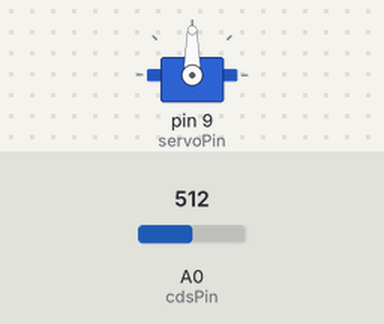
A sketch run on a simulated Arduino Uno, built with avr-gcc and run on an emulated ATmega328P. Shown: servo. The inputs (shaded band) are chosen by the test bench; at power-on: A0 (cdsPin) = 512.

Above: at 1.2 s.
1.3 s: A0 (cdsPin) set to 716
At 2.5 s:
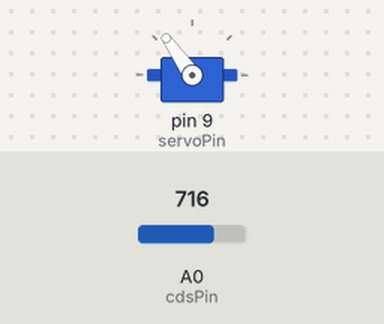
2.8 s: A0 (cdsPin) set to 900
At 3.7 s:
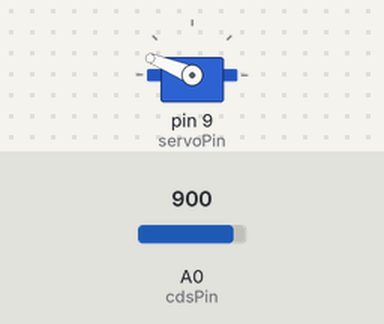
4.3 s: A0 (cdsPin) set to 1023
At 5.0 s:
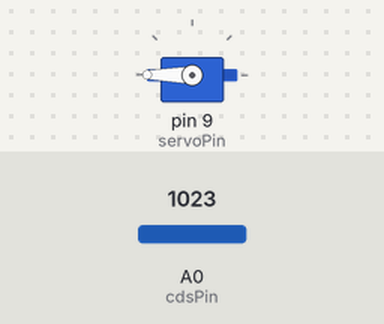
5.8 s: A0 (cdsPin) set to 306
At 6.2 s:
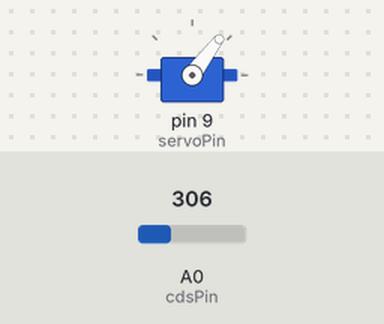
7.3 s: A0 (cdsPin) set to 122
At 8.7 s:
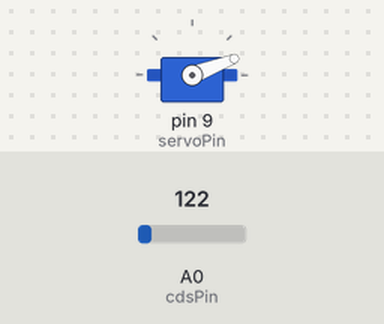
Timing chart, 0 to 9.8 s (numbered marks = the images above; inputs shaded):
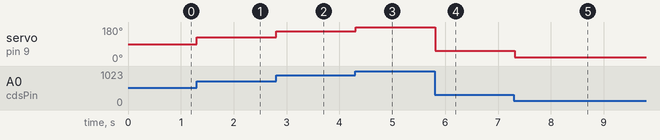

The sketch:

ch14_5.ino
```cpp
#include <Servo.h>

Servo myServo;
int servoPin = 9;
int cdsPin = 0;
int cdsValue = 0;
int angle = 0;

void setup() {
  myServo.attach(servoPin);
}

void loop() {
  cdsValue = analogRead(cdsPin);
  angle = map(cdsValue, 0, 1023, 0, 180);
  myServo.write(angle);
  delay(100);
}
```

Measured:
- after the input at 1.3 s, servo on pin 9 (servoPin): 90° → 125° at once
- after the input at 2.8 s, servo on pin 9 (servoPin): 125° → 158° at once
- after the input at 4.3 s, servo on pin 9 (servoPin): 158° → 180° at once
- after the input at 5.8 s, servo on pin 9 (servoPin): 180° → 53° at once
- after the input at 7.3 s, servo on pin 9 (servoPin): 53° → 21° at once
